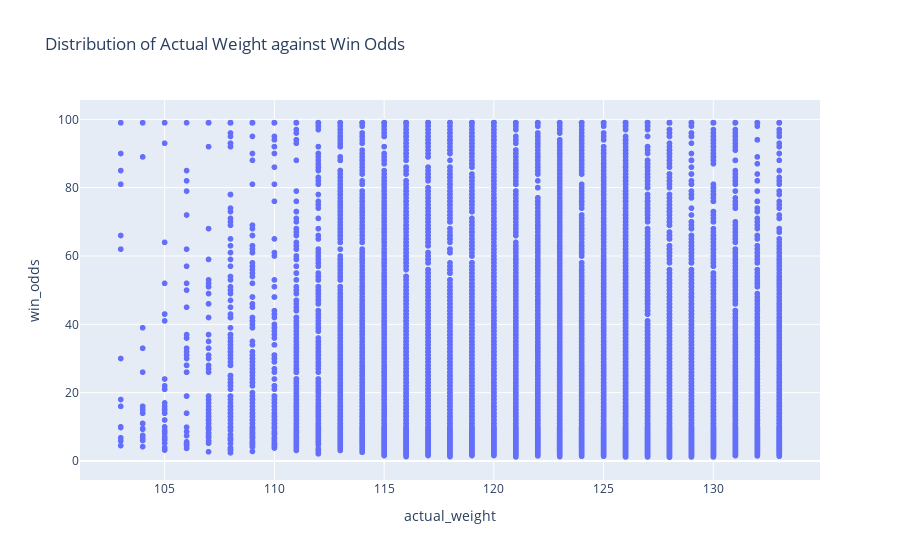

Here is the notebook cell this chart was saved with:
### Code cell
fig=px.scatter(df_train, x='actual_weight',y='win_odds',title='Distribution of Actual Weight against Win Odds')
fig.show()

### Figure 1 — Plotly figure (JSON) as saved in the notebook; plotly's stock layout.template omitted (floating-point values rounded to 4 significant figures; data arrays with more than 128 entries replaced by an {"elided": "..."} marker saying what was removed)
{"data": [{"hovertemplate": "actual_weight=%{x}<br>win_odds=%{y}<extra></extra>", "legendgroup": "", "marker": {"color": "#636efa", "symbol": "circle"}, "mode": "markers", "name": "", "showlegend": false, "type": "scattergl", "x": {"elided": "26425 int values"}, "xaxis": "x", "y": {"elided": "26425 float values"}, "yaxis": "y"}], "layout": {"legend": {"tracegroupgap": 0}, "title": {"text": "Distribution of Actual Weight against Win Odds"}, "xaxis": {"anchor": "y", "domain": [0, 1], "title": {"text": "actual_weight"}}, "yaxis": {"anchor": "x", "domain": [0, 1], "title": {"text": "win_odds"}}}}
